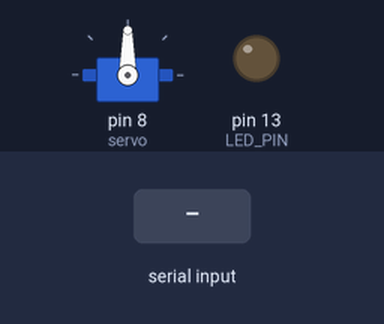
Simulated run of this sketch. Board: Arduino Uno, built with avr-gcc and run on an emulated ATmega328P. On the bench: servo, output pins drawn as LEDs (lit = HIGH). Inputs (shaded band) come from the test bench.

Above: at 1.2 s.
1.3 s: "90,45\n" received over Serial
At 2.1 s:
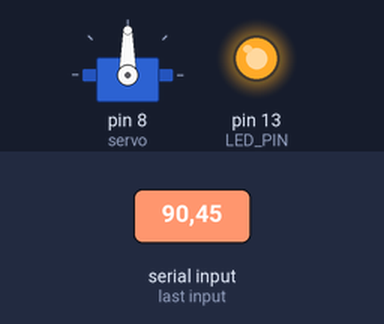
3.8 s: "30,150\n" received over Serial
At 5.3 s:
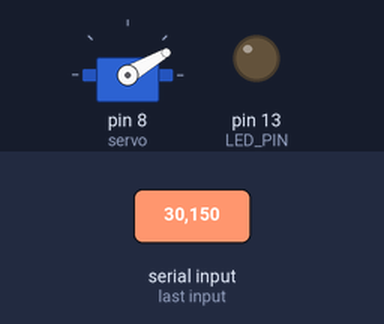
6.3 s: "5\n" received over Serial
At 8.2 s:
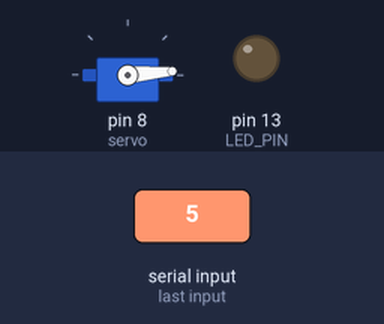
8.8 s: "200\n" received over Serial
At 10.1 s:
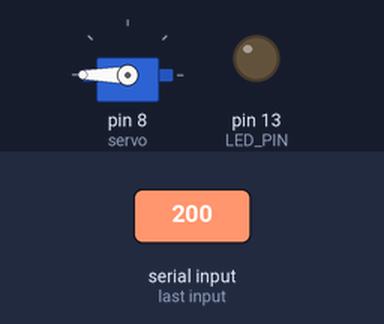
11.3 s: "90\n" received over Serial
At 13.2 s:
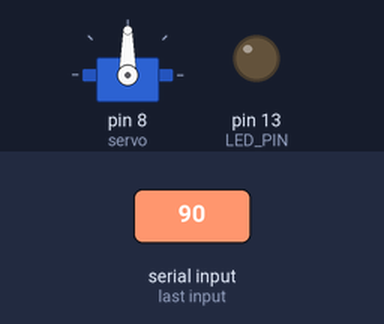
Timing chart, 0 to 14.7 s (numbered marks = the images above; inputs shaded):
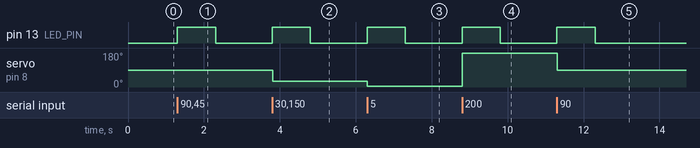

Measured:
- after the input at 1.3 s, pin 13 (LED_PIN): LOW → HIGH at once, → LOW 1.0 s later
- after the input at 3.8 s, pin 13 (LED_PIN): LOW → HIGH at once, → LOW 1.0 s later; servo on pin 8 (servo): 90° → 30° at once
- after the input at 6.3 s, pin 13 (LED_PIN): LOW → HIGH at once, → LOW 1.0 s later; servo on pin 8 (servo): 30° → 5° at once
- after the input at 8.8 s, pin 13 (LED_PIN): LOW → HIGH at once, → LOW 1.0 s later; servo on pin 8 (servo): 5° → 180° at once
- after the input at 11.3 s, pin 13 (LED_PIN): LOW → HIGH at once, → LOW 1.0 s later; servo on pin 8 (servo): 180° → 90° at once

The sketch:

serielle_test.ino
```cpp
#include <Servo.h>
#include <stdlib.h>

Servo servo;

const int LED_PIN = 13;
void setup() {
  // put your setup code here, to run once:
  Serial.begin(9600);
  pinMode(LED_PIN,OUTPUT);
  servo.attach(8);


}

void loop() {
  // put your main code here, to run repeatedly:
  while(Serial.available()){
    digitalWrite(LED_PIN,HIGH);
    String input = Serial.readStringUntil('\n');  // Liest die Daten bis zum Zeilenumbruch
    int x = input.toInt();
    servo.write(x);

    delay(1000);
    digitalWrite(LED_PIN,LOW);


  }

  }
```
